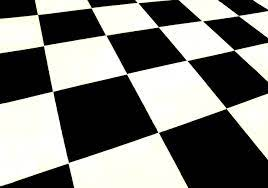
#> input picture s04/corners.jpg, 268 x 188 px
$ python task2.py
#> lines starting #> are read from the running program, lines starting #| are printed output that depends on the picture; after the words box and inside, x2 and y2 are one past the last pixel; in counts of white or black regions, pixels touching at a corner belong together
import cv2 as cv

img = cv.imread("corners.jpg")
#> img is the input picture: shape (188, 268, 3); mean B, G, R 123.1, 127, 126.8
assert img is not None
cv.imshow("img", img)
cv.waitKey(0)
cv.destroyAllWindows()

gray = cv.cvtColor(img, cv.COLOR_BGR2GRAY)
cv.imshow("gray", gray)
cv.waitKey(0)
cv.destroyAllWindows()

# canny edge
canny = cv.Canny(gray, 50, 150)
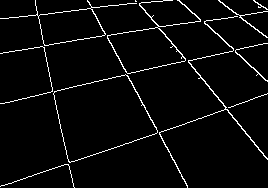
#> canny: shape (188, 268); 3.9% white in thin lines or dots
cv.imshow("canny", canny)
cv.waitKey(0)
cv.destroyAllWindows()

# sobel edge
sobel = cv.Sobel(gray, cv.CV_64F, 1, 1, ksize=3)
cv.imshow("sobel", sobel)
cv.waitKey(0)
cv.destroyAllWindows()

# laplacian edge
laplacian = cv.Laplacian(gray, cv.CV_64F)
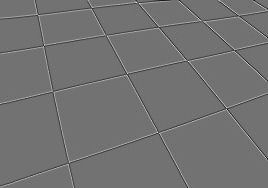
#> laplacian: shape (188, 268) float64; min -549, max 675, mean -0.1; drawn with min black and max white
# laplacian = np.uint8(np.absolute(laplacian))
cv.imshow("laplacian", laplacian)
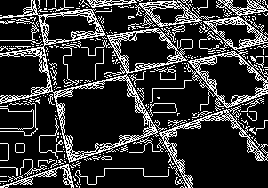
#> window 'laplacian': shape (188, 268); 20% white in thin lines or dots
cv.waitKey(0)
cv.destroyAllWindows()

# harris corner
harris = cv.cornerHarris(gray, 2, 3, 0.04)
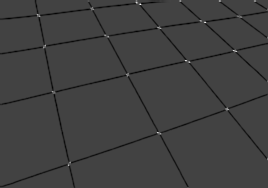
#> harris: shape (188, 268) float32; min -0.0326, max 0.0926, mean -0.001; drawn with min black and max white
harris_dst = cv.dilate(harris, None)
harris_img = img.copy()
harris_mask = harris_dst > 0.01 * harris_dst.max()
#> harris_mask: shape (188, 268) bool; 1.3% white; 24 white regions (9 under 20 px), largest, box (x1, y1, x2, y2) and area: (197, 19, 208, 24) 43, (134, 0, 143, 6) 42, (155, 130, 163, 136) 38
harris_img[harris_mask] = [0, 0, 255]
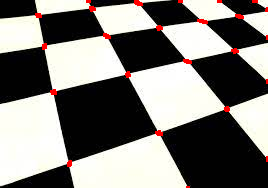
#> harris_img: shape (188, 268, 3); 1.27% of pixels changed, all inside (x1, y1, x2, y2) = (35, 0, 268, 188)
cv.imshow("harris", harris_img)
cv.waitKey(0)
cv.destroyAllWindows()

# sift corner
sift = cv.SIFT_create()
sift_kp, _ = sift.detectAndCompute(gray, None)
#> sift_kp = 105 keypoints; strongest (x, y, size): (101, 118, 46.5), (175, 96, 39.5), (81, 63, 32.9), (61, 28, 22.3)
sift_img = img.copy()
sift_img = cv.drawKeypoints(sift_img, sift_kp, sift_img, color=(0, 255, 0))
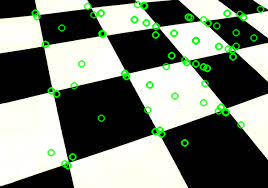
#> sift_img: shape (188, 268, 3); 6.12% of pixels changed, all inside (x1, y1, x2, y2) = (31, 0, 265, 170)
cv.imshow("sift", sift_img)
cv.waitKey(0)
cv.destroyAllWindows()

# fast corner
fast = cv.FastFeatureDetector_create()
fast_kp = fast.detect(gray, None)
#> fast_kp = 510 keypoints; strongest (x, y, size): (205, 21, 7), (184, 60, 7), (199, 20, 7), (190, 61, 7)
fast_img = img.copy()
img_fast = cv.drawKeypoints(fast_img, fast_kp, fast_img, color=(0, 0, 255))
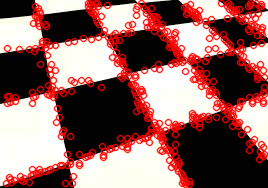
#> img_fast: shape (188, 268, 3); mean B, G, R 101.4, 104.5, 149
cv.imshow("fast", img_fast)
cv.waitKey(0)
cv.destroyAllWindows()

# Print summary
print("EDGE DETECTORS:")
print("- Canny: Best overall edge detection, good noise suppression")
print("- Sobel: Good for detecting edges in specific directions")
print("- Laplacian: Sensitive to noise, detects edges in all directions")
print()
print("CORNER DETECTORS:")
print("- Harris: Classic corner detector, rotation invariant")
print("- Shi-Tomasi: Improved version of Harris, better corner selection")
print("- FAST: Very fast, good for real-time applications")
print()
print("Key Differences:")
print("- Edges: Continuous boundaries, many pixels")
print("- Corners: Discrete points, fewer but more stable features")
